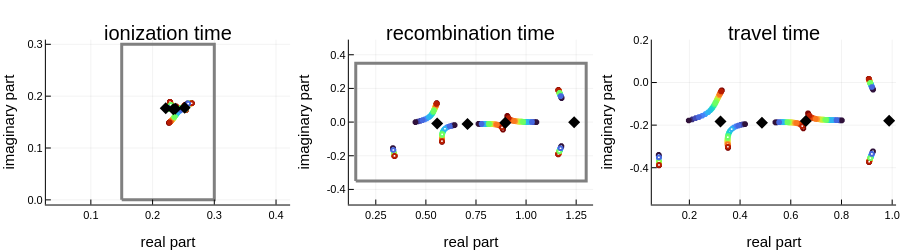

The code cell stored with this chart in its notebook:
### Code cell
let 
    beam = BeamBETC(Intensity1=Intensity1, 
        Intensity2=1*Intensity1,
        lambda=lambda, r=1,s=2,epsilon=0,
        phi=π/2)
    
    q_values = collect(range(25, stop = 40, step=1))
    ti_domain = ComplexDomain(0.15,0.3,0.0,0.3)*TCycle(beam);
    tr_domain = ComplexDomain(0.15,1.3,-0.35,0.35)*TCycle(beam); 
#     saddles_Dict = get_saddlesTup_Dict_parallel(beam, Ip, q_values, ti_domain,tr_domain)
    thcs = find_thcs_sobol(beam, Ip, ti_domain, tr_domain)
    filter!(x -> (0 < real(x.qhc) < 45) && (real(x.trhc-x.tihc) < TCycle(beam)), thcs)
    println(thcs)
    
    plot_sp_times_cp(beam, vcat(values(saddlesdict)...),
#         vcat(values(saddles_Dict)...),
        thcs, ti_domain, tr_domain)    
    
end
